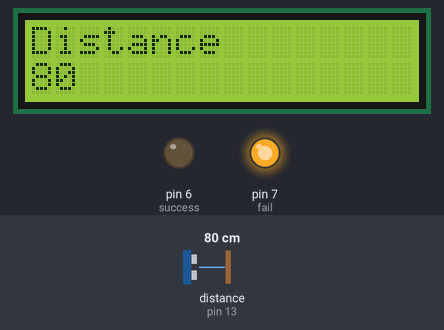
Bench run of a sketch on a simulated Arduino Uno, built with avr-gcc and run on an emulated ATmega328P. On the bench: 16×2 character LCD, output pins drawn as LEDs (lit = HIGH). Wiring (inferred from the names in the program): ultrasonic range finder: trigger pin 12; echo pin 13. The inputs (shaded band) are chosen by the test bench; at power-on: distance to the obstacle (sensor on pin 13) 80 cm. The echo pulse lasts 58.3 µs per cm; pins used as bus, display or sensor lines are not drawn.

Above: at 1.2 s.
1.3 s: distance to the obstacle (sensor on pin 13) set to 2 cm
At 1.9 s:
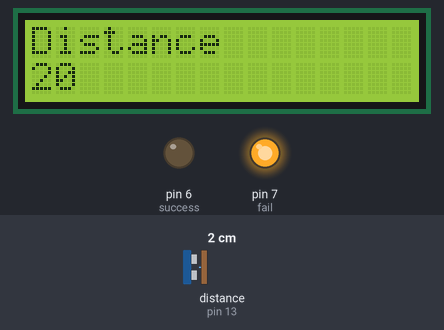
3.0 s: distance to the obstacle (sensor on pin 13) set to 18 cm
At 3.7 s:
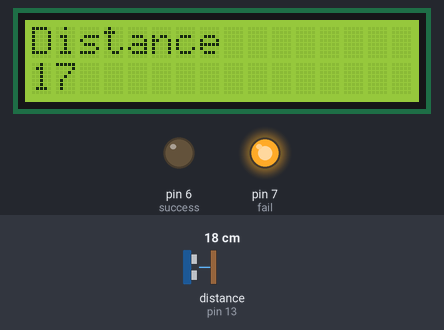
4.8 s: distance to the obstacle (sensor on pin 13) set to 4 cm
At 5.5 s:
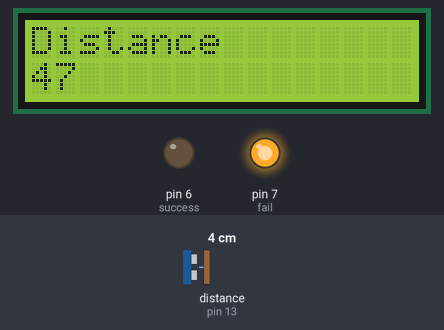
Timing chart, 0 to 7.8 s (numbered marks = the images above; inputs shaded):
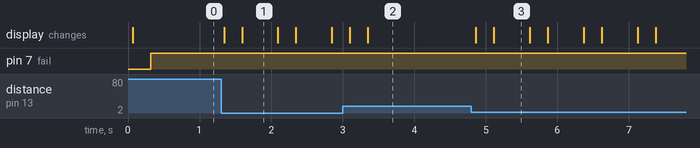

Measured:
- after the input at 1.3 s, the display: first changes at once (image 1 shows a later state)
- after the input at 3.0 s, the display: first changes after 0.10 s (image 2 shows a later state)
- after the input at 4.8 s, the display: first changes after 0.06 s (image 3 shows a later state)
- what the display in image 1 shows lasts 0.5 s, from 1.6 s to 2.1 s

The sketch:

US_LCD.ino
```cpp
#include <LiquidCrystal.h>

// initialize the library by associating any needed LCD interface pin
// with the arduino pin number it is connected to
const int rs = 12, en = 11, d4 = 5, d5 = 4, d6 = 3, d7 = 2;
//trigger and echo pins for ultra sonic sensor
const int trigPin = 12;
const int echoPin = 13;
const int success = 6;
const int fail = 7;

long duration;
long distance;
LiquidCrystal lcd(0, 1, 8, 9, 10, 11);

void setup() {
    pinMode(trigPin,OUTPUT);
    pinMode(echoPin,INPUT);
    pinMode(success,OUTPUT);
    pinMode(fail,OUTPUT);

  // set up the LCD's number of columns and rows:
  lcd.begin(16, 2);
  // Print a message to the LCD.
  lcd.print("Distance");

}

void loop() {
  digitalWrite(trigPin, LOW);
  delayMicroseconds(2);

  digitalWrite(trigPin, HIGH);
  delayMicroseconds(10);
  digitalWrite(trigPin, LOW);
  //Reads the echoPin, returns the sound wave travel time in microseconds
  duration = pulseIn(echoPin, HIGH);
  //Calculating the distance
  distance= duration*0.0346/2;
  lcd.setCursor(0, 1);
  lcd.print(distance);
  delay(250);
  float offset= (30-distance)*(30-distance);
  if (offset>2){
    digitalWrite(fail, HIGH);
  } else {
    digitalWrite(fail, LOW);
    }


}
```
